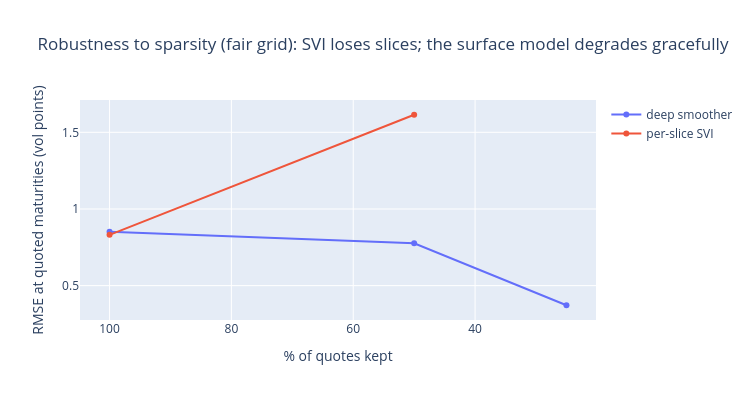

This figure's notebook cell:
### Markdown cell above
## 4. Robustness to quote sparsity — a fair comparison

Quotes are subsampled (100% → 50% → 25%) and the deep smoother is compared against **per-slice SVI** on the dense truth **restricted to the quoted maturities** — so SVI is scored on smile fit + coverage, not charged for the $\tau$-interpolation it never claims to do. (The deep model *additionally* covers unquoted maturities; that structural advantage shows up in NB05, not in this fit metric.) SVI needs ≥6 points per slice: under heavy subsampling, slices simply stop being calibrable, while the surface-level smoother borrows strength across maturities.

### Code cell
# --- NB02 quasi-explicit SVI (compact copy, the parametric contender) ---
def _svi_inner(m, s, k, w, wt):
    y = (k - m) / s; z = onp.sqrt(y * y + 1.0)
    A = onp.column_stack([onp.ones_like(y), y, z])
    wmax = float(max(w.max(), 1e-6))
    cons = [{"type": "ineq", "fun": lambda x: x[2]},
            {"type": "ineq", "fun": lambda x: 4 * s - x[2]},
            {"type": "ineq", "fun": lambda x: x[2] - x[1]},
            {"type": "ineq", "fun": lambda x: x[2] + x[1]},
            {"type": "ineq", "fun": lambda x: (4 * s - x[2]) - x[1]},
            {"type": "ineq", "fun": lambda x: x[1] - (x[2] - 4 * s)},
            {"type": "ineq", "fun": lambda x: x[0]},
            {"type": "ineq", "fun": lambda x: wmax - x[0]}]
    r = minimize(lambda x: float(onp.sum(wt * (A @ x - w) ** 2)),
                 onp.array([onp.median(w), 0.0, min(2 * s, wmax)]),
                 jac=lambda x: 2.0 * A.T @ (wt * (A @ x - w)), method="SLSQP", constraints=cons,
                 options={"maxiter": 200, "ftol": 1e-14})
    return r.x, r.fun

def fit_svi_slice_np(k, w, wt):
    best = None
    for m0, s0 in ((0.0, 0.1), (0.0, 0.2)):
        r = minimize(lambda ms: _svi_inner(ms[0], onp.exp(ms[1]), k, w, wt)[1], [m0, onp.log(s0)],
                     method="Nelder-Mead", options={"maxiter": 300})
        x, f_ = _svi_inner(r.x[0], float(onp.exp(r.x[1])), k, w, wt)
        if best is None or f_ < best[0]:
            a, d, c = x; b = c / float(onp.exp(r.x[1]))
            rho = float(onp.clip(d / c, -0.999, 0.999)) if c > 1e-12 else 0.0
            best = (f_, dict(a=float(a), b=float(b), rho=rho, m=float(r.x[0]), s=float(onp.exp(r.x[1]))))
    return best[1]

def svi_surface_rmse(kq, tq, wq, wtq):
    """Per-slice SVI at the QUOTED maturities of the truth grid; skips slices < MIN_PTS."""
    errs, covered = [], 0
    for i, t in enumerate(TT[:, 0]):
        msk = onp.isclose(tq, t)
        if msk.sum() < MIN_PTS_SLICE:
            continue
        p = fit_svi_slice_np(kq[msk], wq[msk], wtq[msk])
        w_hat = onp.asarray(svi_raw(np.array(KK[i]), **p))
        errs.append(onp.sqrt(onp.maximum(w_hat, 1e-12) / t) - onp.sqrt(WW[i] / t))
        covered += 1
    if not errs:
        return onp.nan, 0
    return float(onp.sqrt(onp.mean(onp.concatenate(errs) ** 2))), covered

rows = []
for frac in (1.0, 0.5, 0.25):
    r = onp.random.default_rng(7)
    keep = r.random(len(kq)) < frac
    kq_f, tq_f, wq_f = kq[keep], tq[keep], wq[keep]
    wtq_f = iv_target_weights(wq_f, tq_f)
    wm = make_model(prior, K_SC, T_MID, T_SC)
    p_fit, _ = train_logged(wm, init_mlp([2, *HIDDEN, 1], seed=SEED), kq_f, tq_f, wq_f, wtq_f,
                            kc, tc, kw, tw, LAMBDA_BFLY, LAMBDA_CAL, EPOCHS_ABL,
                            n_logs=3, ext_dom=EXT_DOM)
    deep_rmse = rmse_iv_on_grid(wm, p_fit, KK, TT, WW)
    svi_rmse, ncov = svi_surface_rmse(kq_f, tq_f, wq_f, wtq_f)
    svi_val = svi_rmse * 100 if svi_rmse == svi_rmse else None
    rows.append(dict(frac=frac, n=int(keep.sum()), deep=deep_rmse * 100,
                     svi=svi_val, svi_slices=ncov))
    svi_txt = f"{svi_val:.3f}" if svi_val is not None else "n/a"
    print(f"quotes kept {frac*100:>4.0f}% (n={keep.sum():>3}) | deep {deep_rmse*100:.3f} vol pts | "
          f"SVI {svi_txt} ({ncov}/{len(TT[:,0])} slices calibrable)")

fig = go.Figure()
fr = [r["frac"] * 100 for r in rows]
fig.add_trace(go.Scatter(x=fr, y=[r["deep"] for r in rows], mode="lines+markers", name="deep smoother"))
fig.add_trace(go.Scatter(x=fr, y=[r["svi"] for r in rows], mode="lines+markers", name="per-slice SVI"))
fig.update_layout(width=750, height=400, xaxis_title="% of quotes kept",
                  yaxis_title="RMSE at quoted maturities (vol points)",
                  title="Robustness to sparsity (fair grid): SVI loses slices; the surface model degrades gracefully")
fig.update_xaxes(autorange="reversed")
fig.show()

### Figure 1 — Plotly figure (JSON) as saved in the notebook; plotly's stock layout.template omitted (floating-point values rounded to 4 significant figures)
{"data": [{"mode": "lines+markers", "name": "deep smoother", "type": "scatter", "x": [100, 50, 25], "y": [0.8514, 0.7758, 0.3721]}, {"mode": "lines+markers", "name": "per-slice SVI", "type": "scatter", "x": [100, 50, 25], "y": [0.8315, 1.615, null]}], "layout": {"height": 400, "title": {"text": "Robustness to sparsity (fair grid): SVI loses slices; the surface model degrades gracefully"}, "width": 750, "xaxis": {"autorange": "reversed", "title": {"text": "% of quotes kept"}}, "yaxis": {"title": {"text": "RMSE at quoted maturities (vol points)"}}}}
